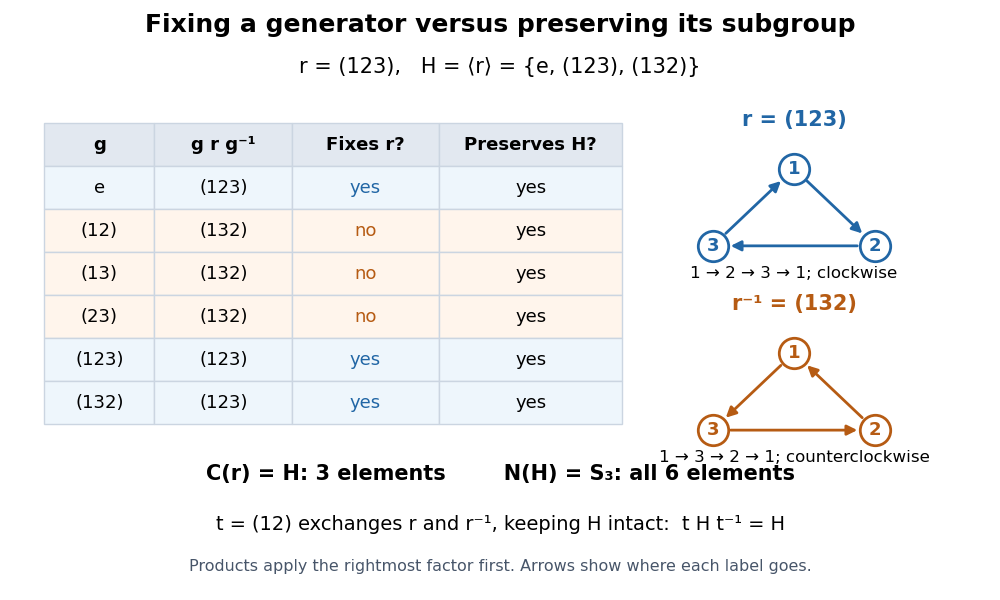

The Python source for this figure:
"""Exhaustively compare C(r) and N(<r>) in S3; save a white PNG to the CWD.

Tested with Python 3.14.4, NumPy 2.3.5, Matplotlib 3.10.7.
Products act on the rightmost factor first. Tuples give images of 1, 2, 3.
"""

from itertools import permutations
from pathlib import Path

import matplotlib.pyplot as plt
from matplotlib.patches import FancyArrowPatch
import numpy as np


def compose(left, right):
    return tuple(left[i - 1] for i in right)


def inverse(p):
    return tuple(p.index(i) + 1 for i in range(1, 4))


def conjugate(g, x):
    return compose(compose(g, x), inverse(g))


def cycle_label(p):
    remaining = set(range(1, 4))
    result = []
    while remaining:
        i = min(remaining)
        cycle = []
        while i in remaining:
            remaining.remove(i)
            cycle.append(str(i))
            i = p[i - 1]
        if len(cycle) > 1:
            result.append("(" + "".join(cycle) + ")")
    return "".join(result) or "e"


def compute():
    group = tuple(permutations((1, 2, 3)))
    e, t, r = (1, 2, 3), (2, 1, 3), (2, 3, 1)
    subgroup = {e, r, compose(r, r)}
    centralizer = {g for g in group if compose(g, r) == compose(r, g)}
    normalizer = {g for g in group
                  if {conjugate(g, h) for h in subgroup} == subgroup}
    assert centralizer == subgroup
    assert normalizer == set(group)
    assert conjugate(t, r) == inverse(r) != r
    assert {conjugate(t, h) for h in subgroup} == subgroup
    k = {e, t}
    assert {g for g in group if {conjugate(g, h) for h in k} == k} == k
    order = (e, t, (3, 2, 1), (1, 3, 2), r, inverse(r))
    rows = [[cycle_label(g), cycle_label(conjugate(g, r)),
             "yes" if g in centralizer else "no", "yes" if g in normalizer else "no"]
            for g in order]
    return rows, centralizer, normalizer


def draw_cycle(ax, p, center, color, title, direction):
    # Vertices 1,2,3 are clockwise in this layout; arrows are computed from p.
    vertices = np.array([[0, 0.072], [0.083, -0.06], [-0.083, -0.06]])
    vertices += np.asarray(center)
    for i, target in enumerate(p):
        ax.add_patch(FancyArrowPatch(vertices[i], vertices[target - 1],
                                    arrowstyle="-|>", mutation_scale=15,
                                    shrinkA=13, shrinkB=13, linewidth=2, color=color))
    ax.scatter(vertices[:, 0], vertices[:, 1], s=480, facecolor="white",
               edgecolor=color, linewidth=2, zorder=3)
    for label, point in enumerate(vertices, start=1):
        ax.text(*point, str(label), ha="center", va="center", color=color,
                weight="bold", zorder=4)
    ax.text(center[0], center[1] + 0.145, title, ha="center", color=color,
            fontsize=15, weight="bold")
    ax.text(center[0], center[1] - 0.115, direction, ha="center", fontsize=12)


def main():
    rows, centralizer, normalizer = compute()
    plt.rcParams.update({"font.size": 13, "figure.facecolor": "white"})
    fig, ax = plt.subplots(figsize=(10, 6), dpi=100)
    ax.set(xlim=(0, 1), ylim=(0, 1))
    ax.axis("off")
    ax.text(0.5, 0.955, "Fixing a generator versus preserving its subgroup",
            ha="center", fontsize=18, weight="bold")
    ax.text(0.5, 0.885, "r = (123),   H = ⟨r⟩ = {e, (123), (132)}",
            ha="center", fontsize=15)
    table = ax.table(cellText=rows,
                     colLabels=["g", "g r g⁻¹", "Fixes r?", "Preserves H?"],
                     colWidths=[0.12, 0.15, 0.16, 0.20],
                     cellLoc="center", bbox=(0.035, 0.285, 0.59, 0.515))
    table.auto_set_font_size(False)
    table.set_fontsize(13)
    for (row, col), cell in table.get_celld().items():
        cell.set_edgecolor("#cbd5e1")
        if row == 0:
            cell.set_facecolor("#e2e8f0")
            cell.get_text().set_weight("bold")
        else:
            fixed = rows[row - 1][2] == "yes"
            cell.set_facecolor("#eef6fc" if fixed else "#fff5ec")
            if col == 2:
                cell.get_text().set_color("#2166a5" if fixed else "#b65b13")
    draw_cycle(ax, (2, 3, 1), (0.80, 0.65), "#2166a5",
               "r = (123)", "1 → 2 → 3 → 1; clockwise")
    draw_cycle(ax, (3, 1, 2), (0.80, 0.335), "#b65b13",
               "r⁻¹ = (132)", "1 → 3 → 2 → 1; counterclockwise")
    ax.text(0.5, 0.19, "C(r) = H: 3 elements        N(H) = S₃: all 6 elements",
            ha="center", fontsize=15, weight="bold")
    ax.text(0.5, 0.105, "t = (12) exchanges r and r⁻¹, keeping H intact:  t H t⁻¹ = H",
            ha="center", fontsize=14)
    ax.text(0.5, 0.035, "Products apply the rightmost factor first. Arrows show where each label goes.",
            ha="center", fontsize=11.5, color="#475569")
    fig.subplots_adjust(left=0.01, right=0.99, bottom=0.015, top=0.99)
    fig.savefig(Path.cwd() / Path(__file__).with_suffix(".png").name,
                facecolor="white", transparent=False)
    plt.close(fig)
    print({"centralizer_size": len(centralizer), "normalizer_size": len(normalizer),
           "conjugation_rows": rows})


if __name__ == "__main__":
    main()
